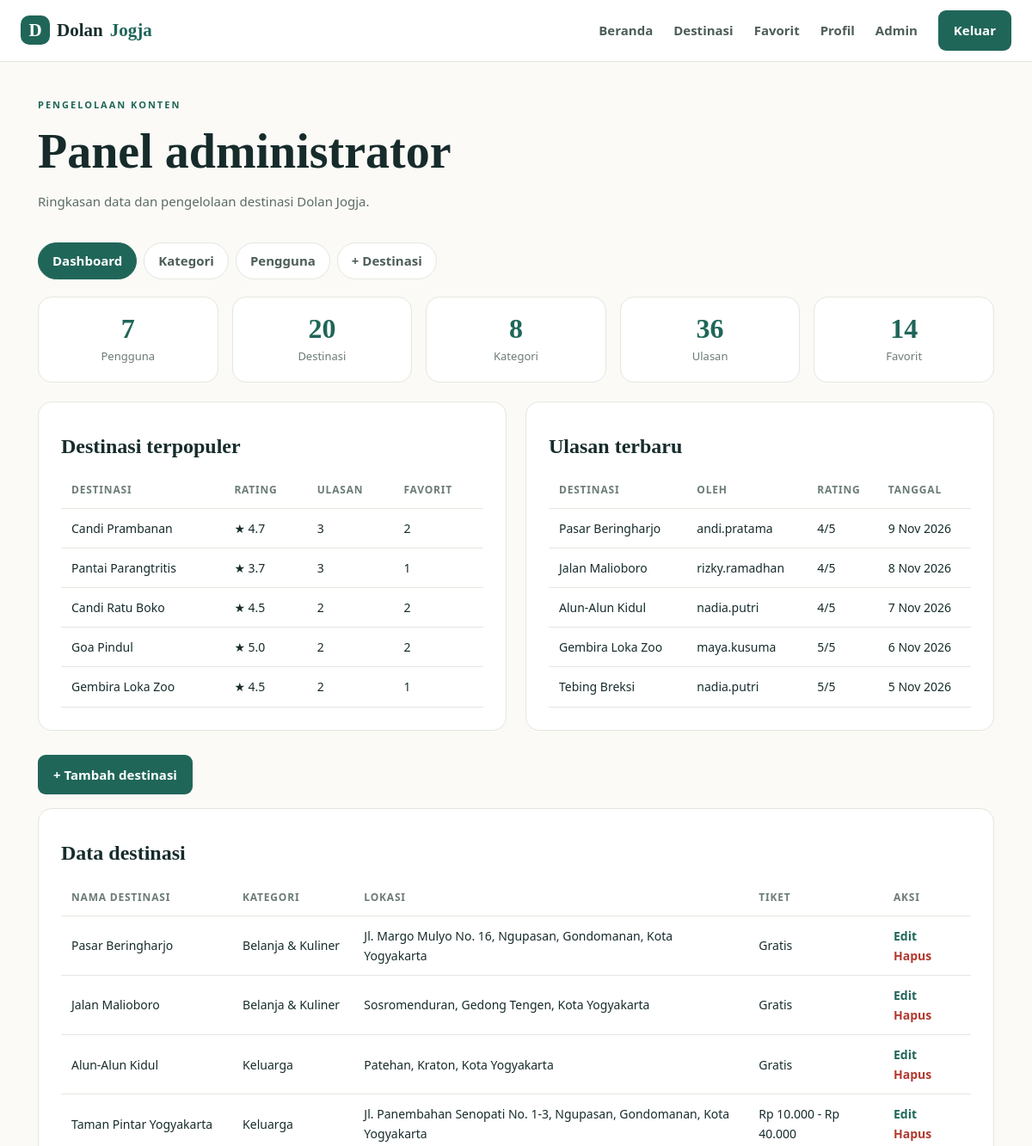
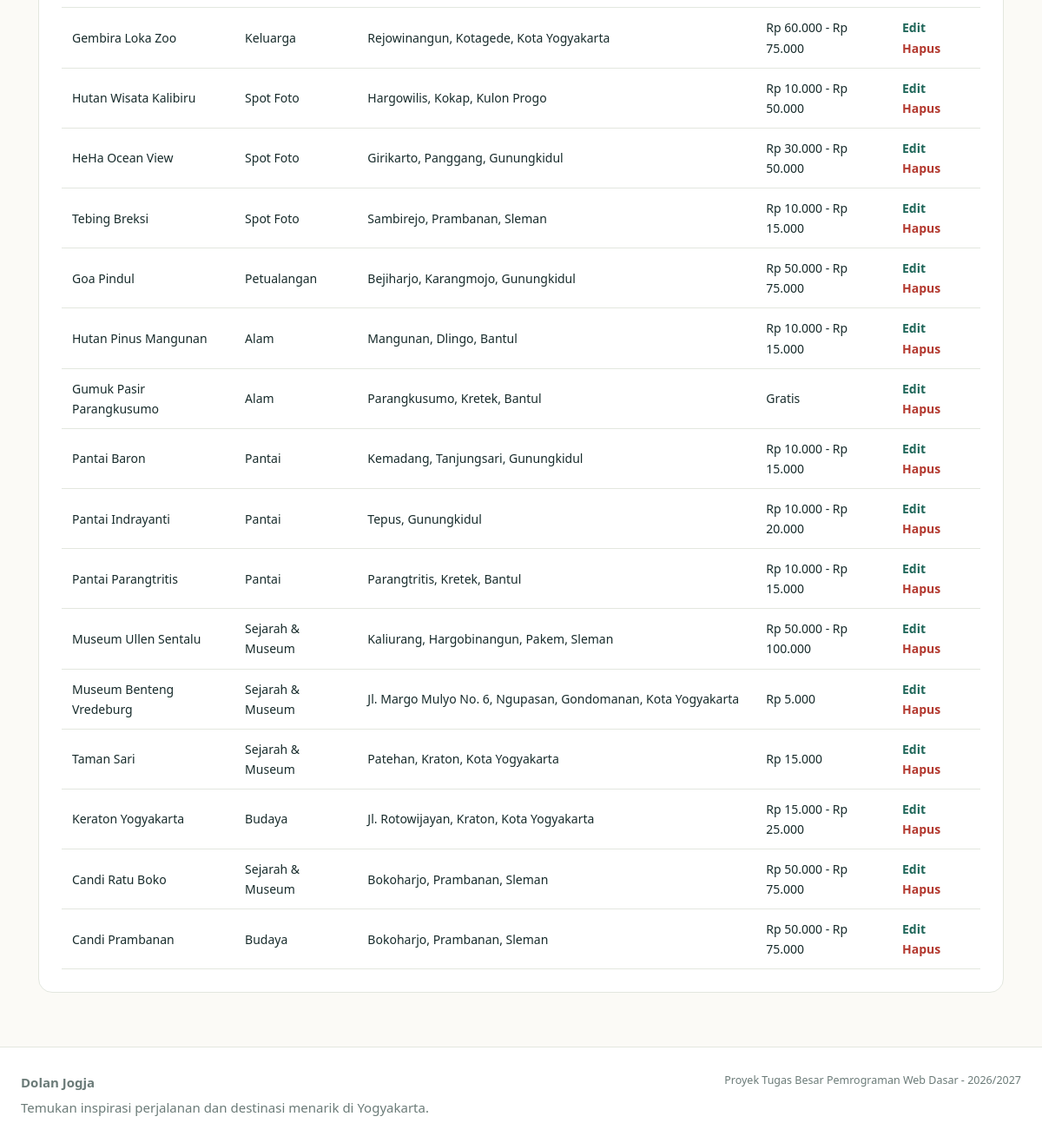
/admin/index.php (signed in), run on the app's committed database (2 pictures, top to bottom).
### tables this page shows
CREATE TABLE destinations (
  id          INT AUTO_INCREMENT PRIMARY KEY,
  category_id INT NOT NULL,
  nama        VARCHAR(100) NOT NULL,
  lokasi      VARCHAR(200) NOT NULL,
  deskripsi   TEXT,
  harga_tiket INT NOT NULL DEFAULT 0,
  harga_maks  INT DEFAULT NULL,
  jam_buka    VARCHAR(100) DEFAULT NULL,
  latitude    DECIMAL(10,7) DEFAULT NULL,
  longitude   DECIMAL(10,7) DEFAULT NULL,
  foto        VARCHAR(255) DEFAULT NULL,            
  created_at  TIMESTAMP NOT NULL DEFAULT CURRENT_TIMESTAMP,
  CONSTRAINT fk_destination_category FOREIGN KEY (category_id) REFERENCES categories(id)
);

CREATE TABLE reviews (
  id             INT AUTO_INCREMENT PRIMARY KEY,
  destination_id INT NOT NULL,
  user_id        INT NOT NULL,
  rating         TINYINT NOT NULL,
  komentar       TEXT,
  created_at     TIMESTAMP NOT NULL DEFAULT CURRENT_TIMESTAMP,
  UNIQUE KEY uq_review (destination_id, user_id),
  CONSTRAINT chk_rating CHECK (rating BETWEEN 1 AND 5),
  CONSTRAINT fk_review_destination FOREIGN KEY (destination_id) REFERENCES destinations(id) ON DELETE CASCADE,
  CONSTRAINT fk_review_user FOREIGN KEY (user_id) REFERENCES users(id) ON DELETE CASCADE
);

CREATE TABLE users (
  id           INT AUTO_INCREMENT PRIMARY KEY,
  username     VARCHAR(30)  NOT NULL UNIQUE,
  email        VARCHAR(100) NOT NULL UNIQUE,
  password     VARCHAR(255) NOT NULL,               
  nama_lengkap VARCHAR(100) NOT NULL,
  no_hp        VARCHAR(20)  DEFAULT NULL,
  foto         VARCHAR(255) DEFAULT NULL,           
  role         ENUM('user','admin') NOT NULL DEFAULT 'user',
  created_at   TIMESTAMP NOT NULL DEFAULT CURRENT_TIMESTAMP
);

CREATE TABLE categories (
  id   INT AUTO_INCREMENT PRIMARY KEY,
  nama VARCHAR(50) NOT NULL UNIQUE
);

### admin/index.php (the view, shortened to what this page needs)
<?php
require_once __DIR__ . "/../includes/init.php";
function hitung($conn, $tabel) { return (int) $conn->query("SELECT COUNT(*) n FROM " . $tabel)->fetch_assoc()["n"]; }
$stat = array(
    "Pengguna"  => hitung($conn, "users"),
    "Destinasi" => hitung($conn, "destinations"),
    "Kategori"  => hitung($conn, "categories"),
    "Ulasan"    => hitung($conn, "reviews"),
    "Favorit"   => hitung($conn, "wishlists"),
);
$populer = $conn->query("SELECT d.id, d.nama,
        COUNT(DISTINCT r.id) AS n_ulasan, ROUND(AVG(r.rating),1) AS rating,
        (SELECT COUNT(*) FROM wishlists w WHERE w.destination_id=d.id) AS n_fav
        FROM destinations d LEFT JOIN reviews r ON r.destination_id=d.id
        GROUP BY d.id, d.nama ORDER BY n_ulasan DESC, n_fav DESC, d.nama ASC LIMIT 5");
$ulasan_baru = $conn->query("SELECT r.rating, r.komentar, r.created_at, u.username, d.nama AS destinasi
        FROM reviews r JOIN users u ON u.id=r.user_id JOIN destinations d ON d.id=r.destination_id
        ORDER BY r.created_at DESC, r.id DESC LIMIT 5");
$rows = $conn->query("SELECT d.id, d.nama, d.lokasi, d.harga_tiket, d.harga_maks, c.nama AS kategori
        FROM destinations d JOIN categories c ON c.id=d.category_id ORDER BY d.id DESC");
header_web("Panel Admin");
?>
<div class="page-heading">
  <span class="eyebrow">Pengelolaan konten</span>
  <h1>Panel administrator</h1>
  <p>Ringkasan data dan pengelolaan destinasi Dolan Jogja.</p>
</div>
<?php subnav_admin("index"); ?>
<div class="stat-grid">
  <?php foreach ($stat as $label => $nilai) { ?>
  <div class="panel stat-card"><b><?php echo $nilai; ?></b><span><?php echo e($label); ?></span></div>
  <?php } ?>
</div>
<div class="two-panels">
  <div class="panel table-wrap">
    <h2>Destinasi terpopuler</h2>
    <table>
      <thead><tr><th>Destinasi</th><th>Rating</th><th>Ulasan</th><th>Favorit</th></tr></thead>
      <tbody>
        <?php while ($p = $populer->fetch_assoc()) { ?>
        <tr><td><?php echo e($p["nama"]); ?></td><td><?php echo $p["rating"] !== null ? "&#9733; " . e($p["rating"]) : "-"; ?></td><td><?php echo (int) $p["n_ulasan"]; ?></td><td><?php echo (int) $p["n_fav"]; ?></td></tr>
        <?php } ?>
      </tbody>
    </table>
  </div>
  <div class="panel table-wrap">
    <h2>Ulasan terbaru</h2>
    <table>
      <thead><tr><th>Destinasi</th><th>Oleh</th><th>Rating</th><th>Tanggal</th></tr></thead>
      <tbody>
        <?php while ($u = $ulasan_baru->fetch_assoc()) { ?>
        <tr><td><?php echo e($u["destinasi"]); ?></td><td><?php echo e($u["username"]); ?></td><td><?php echo (int) $u["rating"]; ?>/5</td><td><?php echo e(tanggal($u["created_at"])); ?></td></tr>
        <?php } ?>
      </tbody>
    </table>
  </div>
</div>
<div class="admin-actions"><a class="btn" href="<?php echo url("admin/destinasi.php"); ?>">+ Tambah destinasi</a></div>
<div class="panel table-wrap">
  <h2>Data destinasi</h2>
  <table>
    <thead><tr><th>Nama destinasi</th><th>Kategori</th><th>Lokasi</th><th>Tiket</th><th>Aksi</th></tr></thead>
    <tbody>
      <?php while ($d = $rows->fetch_assoc()) { ?>
      <tr>
        <td><?php echo e($d["nama"]); ?></td>
        <td><?php echo e($d["kategori"]); ?></td>
        <td><?php echo e($d["lokasi"]); ?></td>
        <td><?php echo harga($d["harga_tiket"], $d["harga_maks"]); ?></td>
        <td class="aksi">
          <a href="<?php echo url("admin/destinasi.php?id=" . (int) $d["id"]); ?>">Edit</a>
          <?php echo form_aksi(url("admin/index.php"), "hapus", $d["id"], "Hapus", "Hapus destinasi ini beserta ulasannya?"); ?>
        </td>
      </tr>
      <?php } ?>
    </tbody>
  </table>
</div>
<?php footer_web(); ?>

### includes/init.php (shortened to what this page needs)
<?php
require_once __DIR__ . "/../config/koneksi.php";
$USER = null;
if (!empty($_SESSION["user_id"])) {
    $s = $conn->prepare("SELECT id,username,email,nama_lengkap,no_hp,foto,role,created_at FROM users WHERE id=?");
    $uid_sesi = (int) $_SESSION["user_id"];
    $s->bind_param("i", $uid_sesi);
    $s->execute();
    $USER = $s->get_result()->fetch_assoc();
}
function e($v) { return htmlspecialchars((string) $v, ENT_QUOTES, "UTF-8"); }
function url($p = "") { return e(BASE . $p); }
function login() { global $USER; return $USER !== null; }
function admin() { global $USER; return $USER !== null && $USER["role"] === "admin"; }
function rupiah($n) { return (int) $n === 0 ? "Gratis" : "Rp " . number_format((int) $n, 0, ",", "."); }
function harga($min, $max) {
    return ($max !== null && (int) $max > (int) $min) ? rupiah($min) . " - " . rupiah($max) : rupiah($min);
}
function tanggal($ts) {
    $bulan = array("", "Jan", "Feb", "Mar", "Apr", "Mei", "Jun", "Jul", "Agu", "Sep", "Okt", "Nov", "Des");
    $t = strtotime($ts);
    return date("j", $t) . " " . $bulan[(int) date("n", $t)] . " " . date("Y", $t);
}
function csrf() {
    return $_SESSION["csrf"];
}
function csrf_field() { return '<input type="hidden" name="csrf" value="' . e(csrf()) . '" />'; }
function form_aksi($action, $aksi, $id, $label, $pesan = "", $kelas = "link-danger") {
    $on = $pesan !== "" ? ' onsubmit="return konfirmasi(\'' . e(addslashes($pesan)) . '\');"' : "";
    return '<form class="inline" method="post" action="' . $action . '"' . $on . '><div>'
        . csrf_field()
        . '<input type="hidden" name="aksi" value="' . e($aksi) . '" />'
        . '<input type="hidden" name="id" value="' . (int) $id . '" />'
        . '<button type="submit" class="' . e($kelas) . '">' . e($label) . '</button>'
        . '</div></form>';
}
function header_web($title = "Dolan Jogja") {
    echo '<!DOCTYPE html PUBLIC "-//W3C//DTD XHTML 1.0 Strict//EN" "http://www.w3.org/TR/xhtml1/DTD/xhtml1-strict.dtd">' . "\n";
    ?>
<html xmlns="http://www.w3.org/1999/xhtml" xml:lang="id" lang="id">
<head>
<link rel="stylesheet" type="text/css" href="<?php echo url("assets/css/style.css"); ?>" />
</head>
<body>
<div class="topbar">
<a class="brand" href="<?php echo url("index.php"); ?>"><span class="brand-mark">D</span>Dolan<span>Jogja</span></a>
<div id="nav" class="nav">
<a href="<?php echo url("index.php"); ?>">Beranda</a>
<a href="<?php echo url("index.php#destinasi"); ?>">Destinasi</a>
<?php if (login()) { ?>
<a href="<?php echo url("user/wishlist.php"); ?>">Favorit</a>
<a href="<?php echo url("user/profil.php"); ?>">Profil</a>
<?php if (admin()) { ?><a href="<?php echo url("admin/index.php"); ?>">Admin</a><?php } ?>
<a class="nav-cta" href="<?php echo url("auth/logout.php"); ?>">Keluar</a>
<?php } else { ?>
<a href="<?php echo url("auth/login.php"); ?>">Masuk</a>
<a class="nav-cta" href="<?php echo url("auth/register.php"); ?>">Daftar</a>
<?php } ?>
</div>
</div>
<div class="container">
<?php
}
function subnav_admin($aktif) {
    $menu = array("index" => "Dashboard", "kategori" => "Kategori", "pengguna" => "Pengguna", "destinasi" => "+ Destinasi");
    echo '<div class="subnav">';
    foreach ($menu as $k => $label) {
        echo '<a class="' . ($k === $aktif ? "aktif" : "") . '" href="' . url("admin/" . $k . ".php") . '">' . e($label) . '</a>';
    }
    echo '</div>';
}
function footer_web() { ?>
</div>
<div class="footer">
<div><strong>Dolan Jogja</strong><p>Temukan inspirasi perjalanan dan destinasi menarik di Yogyakarta.</p></div>
<small>Proyek Tugas Besar Pemrograman Web Dasar - 2026/2027</small>
</div>
</body>
</html>
<?php }

### assets/css/style.css (style rules this page uses)
:root { --ink: #172b2b; --muted: #6b7b78; --green: #1f6659; --green-dark: #164a41; --mint: #eaf3ed; --orange: #e5a45b; --paper: #fbfaf6; --line: #e3e7df; --red: #b3392f; }
* { box-sizing: border-box; }
body { margin: 0; background: var(--paper); color: var(--ink); font: 15px/1.65 "Segoe UI", Roboto, Arial, sans-serif; }
h1, h2, h3, .brand, .art-caption { font-family: Georgia, "Times New Roman", serif; }
a { color: var(--green); }
.topbar { min-height: 72px; padding: 0 max(calc((100% - 1160px) / 2), 24px); display: flex; align-items: center; justify-content: space-between; background: #fff; border-bottom: 1px solid var(--line); position: relative; }
.brand { text-decoration: none; color: var(--ink); font-size: 21px; font-weight: 700; display: flex; align-items: center; gap: 8px; }
.brand > span:last-child { color: var(--green); }
.brand-mark { display: grid; place-items: center; width: 34px; height: 34px; background: var(--green); color: #fff; border-radius: 10px; }
.nav { display: flex; gap: 24px; align-items: center; }
.nav a { color: #4d5d5a; text-decoration: none; font-weight: 600; }
.nav a.nav-cta { color: #fff; }
.container { max-width: 1160px; margin: 0 auto; padding: 0 24px 40px; }
.btn, .nav a.nav-cta { background: var(--green); color: #fff; border: 0; border-radius: 9px; padding: 11px 18px; text-decoration: none; font: inherit; font-weight: 700; cursor: pointer; display: inline-block; }
.eyebrow { font-size: 11px; letter-spacing: 2px; text-transform: uppercase; color: var(--green); font-weight: 700; }
.panel { background: #fff; border: 1px solid var(--line); border-radius: 16px; padding: 26px; margin-bottom: 22px; }
.panel h2 { font-size: 24px; margin: 6px 0 10px; }
form.inline, form.inline div { display: inline; }
.link-danger, .link-btn { background: none; border: 0; padding: 0; font: inherit; font-weight: 600; cursor: pointer; }
.link-danger { color: var(--red); }
.hero h1, .page-heading h1, .detail-hero h1, .auth-intro h1 { font-size: clamp(34px, 5vw, 56px); line-height: 1.12; margin: 12px 0; }
.hero-copy > p, .page-heading p { color: #5a6b67; max-width: 580px; }
.page-heading { padding: 36px 0 14px; }
.subnav { display: flex; gap: 8px; flex-wrap: wrap; margin: 6px 0 20px; }
.subnav a { padding: 8px 16px; border-radius: 999px; background: #fff; border: 1px solid var(--line); text-decoration: none; font-weight: 600; color: #4d5d5a; }
.subnav a.aktif { background: var(--green); color: #fff; border-color: var(--green); }
.stat-grid { display: grid; grid-template-columns: repeat(auto-fit, minmax(140px, 1fr)); gap: 16px; margin-bottom: 22px; }
.stat-card { text-align: center; margin: 0; padding: 18px; }
.stat-card b { display: block; font: 700 32px Georgia, serif; color: var(--green); }
.stat-card span { color: var(--muted); font-size: 13px; }
.two-panels { display: grid; grid-template-columns: 1fr 1fr; gap: 22px; }
.admin-actions { margin: 6px 0 16px; display: flex; gap: 10px; }
.table-wrap { overflow-x: auto; }
table { width: 100%; border-collapse: collapse; }
th, td { text-align: left; padding: 11px 12px; border-bottom: 1px solid var(--line); font-size: 14px; vertical-align: middle; }
th { color: var(--muted); font-size: 12px; text-transform: uppercase; letter-spacing: .8px; }
td.aksi a { margin-right: 10px; font-weight: 600; text-decoration: none; }
.footer { background: #fff; border-top: 1px solid var(--line); padding: 28px max(calc((100% - 1160px) / 2), 24px); display: flex; justify-content: space-between; gap: 20px; flex-wrap: wrap; color: var(--muted); }
.footer p { margin: 4px 0 0; }

### data on the page
destinations: nama "Candi Prambanan", rating "4.7", n_ulasan "3", n_fav "2", category.nama "Budaya", lokasi "Bokoharjo, Prambanan, Sleman", harga($d["harga_tiket"], $d["harga_maks"]) "Rp 50.000 - Rp 75.000"
destinations: nama "Pantai Parangtritis", rating "3.7", n_ulasan "3", n_fav "1", category.nama "Pantai", lokasi "Parangtritis, Kretek, Bantul", harga($d["harga_tiket"], $d["harga_maks"]) "Rp 10.000 - Rp 15.000"
destinations: nama "Candi Ratu Boko", rating "4.5", n_ulasan "2", n_fav "2", category.nama "Sejarah & Museum", lokasi "Bokoharjo, Prambanan, Sleman", harga($d["harga_tiket"], $d["harga_maks"]) "Rp 50.000 - Rp 75.000"
destinations: nama "Goa Pindul", rating "5.0", n_ulasan "2", n_fav "2", category.nama "Petualangan", lokasi "Bejiharjo, Karangmojo, Gunungkidul", harga($d["harga_tiket"], $d["harga_maks"]) "Rp 50.000 - Rp 75.000"
destinations: nama "Gembira Loka Zoo", rating "4.5", n_ulasan "2", n_fav "1", category.nama "Keluarga", lokasi "Rejowinangun, Kotagede, Kota Yogyakarta", harga($d["harga_tiket"], $d["harga_maks"]) "Rp 60.000 - Rp 75.000"
reviews: destination.nama "Pasar Beringharjo", user.username "andi.pratama", rating "4", created_at "9 Nov 2026"
reviews: destination.nama "Jalan Malioboro", user.username "rizky.ramadhan", rating "4", created_at "8 Nov 2026"
reviews: destination.nama "Alun-Alun Kidul", user.username "nadia.putri", rating "4", created_at "7 Nov 2026"
reviews: destination.nama "Gembira Loka Zoo", user.username "maya.kusuma", rating "5", created_at "6 Nov 2026"
reviews: destination.nama "Tebing Breksi", user.username "nadia.putri", rating "5", created_at "5 Nov 2026"
destinations: nama "Pasar Beringharjo", category.nama "Belanja & Kuliner", lokasi "Jl. Margo Mulyo No. 16, Ngupasan, Gondomanan, Kota Yogyakarta", harga($d["harga_tiket"], $d["harga_maks"]) "Gratis"
destinations: nama "Jalan Malioboro", category.nama "Belanja & Kuliner", lokasi "Sosromenduran, Gedong Tengen, Kota Yogyakarta", harga($d["harga_tiket"], $d["harga_maks"]) "Gratis"
destinations: nama "Alun-Alun Kidul", category.nama "Keluarga", lokasi "Patehan, Kraton, Kota Yogyakarta", harga($d["harga_tiket"], $d["harga_maks"]) "Gratis"
destinations: nama "Taman Pintar Yogyakarta", category.nama "Keluarga", lokasi "Jl. Panembahan Senopati No. 1-3, Ngupasan, Gondomanan, Kota Yogyakarta", harga($d["harga_tiket"], $d["harga_maks"]) "Rp 10.000 - Rp 40.000"
destinations: nama "Hutan Wisata Kalibiru", category.nama "Spot Foto", lokasi "Hargowilis, Kokap, Kulon Progo", harga($d["harga_tiket"], $d["harga_maks"]) "Rp 10.000 - Rp 50.000"
destinations: nama "HeHa Ocean View", category.nama "Spot Foto", lokasi "Girikarto, Panggang, Gunungkidul", harga($d["harga_tiket"], $d["harga_maks"]) "Rp 30.000 - Rp 50.000"
destinations: nama "Tebing Breksi", category.nama "Spot Foto", lokasi "Sambirejo, Prambanan, Sleman", harga($d["harga_tiket"], $d["harga_maks"]) "Rp 10.000 - Rp 15.000"
destinations: nama "Hutan Pinus Mangunan", category.nama "Alam", lokasi "Mangunan, Dlingo, Bantul", harga($d["harga_tiket"], $d["harga_maks"]) "Rp 10.000 - Rp 15.000"
destinations: nama "Gumuk Pasir Parangkusumo", category.nama "Alam", lokasi "Parangkusumo, Kretek, Bantul", harga($d["harga_tiket"], $d["harga_maks"]) "Gratis"
destinations: nama "Pantai Baron", category.nama "Pantai", lokasi "Kemadang, Tanjungsari, Gunungkidul", harga($d["harga_tiket"], $d["harga_maks"]) "Rp 10.000 - Rp 15.000"
destinations: nama "Pantai Indrayanti", category.nama "Pantai", lokasi "Tepus, Gunungkidul", harga($d["harga_tiket"], $d["harga_maks"]) "Rp 10.000 - Rp 20.000"
destinations: nama "Museum Ullen Sentalu", category.nama "Sejarah & Museum", lokasi "Kaliurang, Hargobinangun, Pakem, Sleman", harga($d["harga_tiket"], $d["harga_maks"]) "Rp 50.000 - Rp 100.000"
destinations: nama "Museum Benteng Vredeburg", category.nama "Sejarah & Museum", lokasi "Jl. Margo Mulyo No. 6, Ngupasan, Gondomanan, Kota Yogyakarta", harga($d["harga_tiket"], $d["harga_maks"]) "Rp 5.000"
destinations: nama "Taman Sari", category.nama "Sejarah & Museum", lokasi "Patehan, Kraton, Kota Yogyakarta", harga($d["harga_tiket"], $d["harga_maks"]) "Rp 15.000"
destinations: nama "Keraton Yogyakarta", category.nama "Budaya", lokasi "Jl. Rotowijayan, Kraton, Kota Yogyakarta", harga($d["harga_tiket"], $d["harga_maks"]) "Rp 15.000 - Rp 25.000"

### other printed values
$label "Dashboard"
$label "Kategori"
$label "Pengguna"
$label "+ Destinasi"
$nilai "7"
$nilai "20"
$label "Destinasi"
$nilai "8"
$nilai "36"
$label "Ulasan"
$nilai "14"
$label "Favorit"
